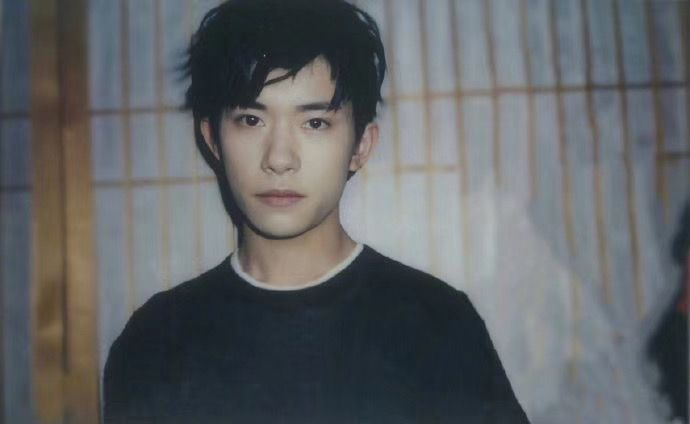
#> input picture 2.png, 690 x 424 px, given in place of the camera
$ python testVideoFace.py
#> lines starting #> are read from the running program, lines starting #| are printed output that depends on the picture; after the words box and inside, x2 and y2 are one past the last pixel; in counts of white or black regions, pixels touching at a corner belong together
# coding=utf-8
# 2021.4.2


from cv2 import cv2
import time
# create camera object, use compute's camera or vedio file
# vedio = cv2.VideoCapture('path of vedio file')
vedio = cv2.VideoCapture(0)
# time.sleep(10)
face_cascade = cv2.CascadeClassifier("F:\\ForPython\\OpenCV\\opencv\\data\\haarcascades\\haarcascade_frontalface_default.xml")
while True:
    # get frame
    check, frame = vedio.read()
#> frame is the input picture: shape (424, 690, 3); mean B, G, R 102.2, 99.6, 96.7
    # print(frame)

    # handle frame
    gray = cv2.cvtColor(frame, cv2.COLOR_BGR2GRAY)
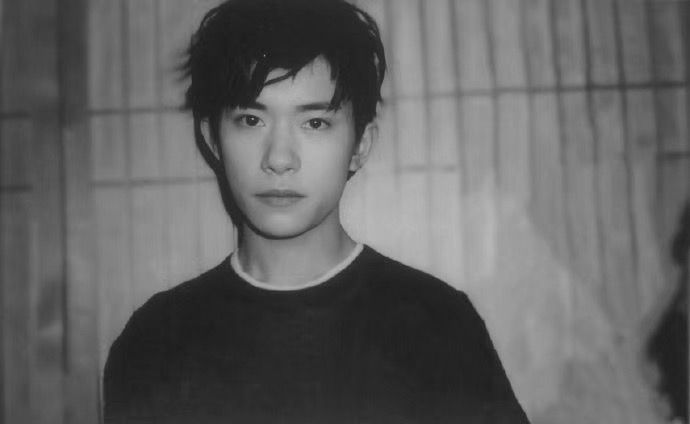
#> gray: shape (424, 690); min 25, max 186, mean 99
    faces = face_cascade.detectMultiScale(gray, scaleFactor = 1.05,  minNeighbors=5)
#> faces = [[203, 63, 161, 161]]
    for x,y,w,h in faces:

        gray = cv2.rectangle(gray, (x,y), (x+w,y+h),(0,255,0),3)
#> this loop made 1 pass
#> pass 1, `gray = cv2.rectangle(gray, (x,y), (x+w,y+h),(0,255,0),3)`:
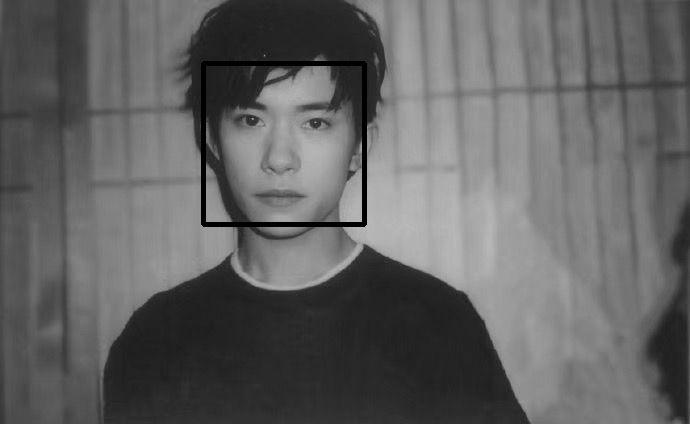
#> gray: shape (424, 690); 1.1% of pixels changed, all inside (x1, y1, x2, y2) = (201, 61, 367, 227)

    resized = cv2.resize(gray, (int(gray.shape[1]),int(gray.shape[0])))
    # show frame
    cv2.imshow('kechen', resized)
    key = cv2.waitKey(1)
#> (key q is pressed here)

    if key == ord('q'):
        break

vedio.release()
cv2.destroyAllWindows()

$ run again, on Faceedit1.png
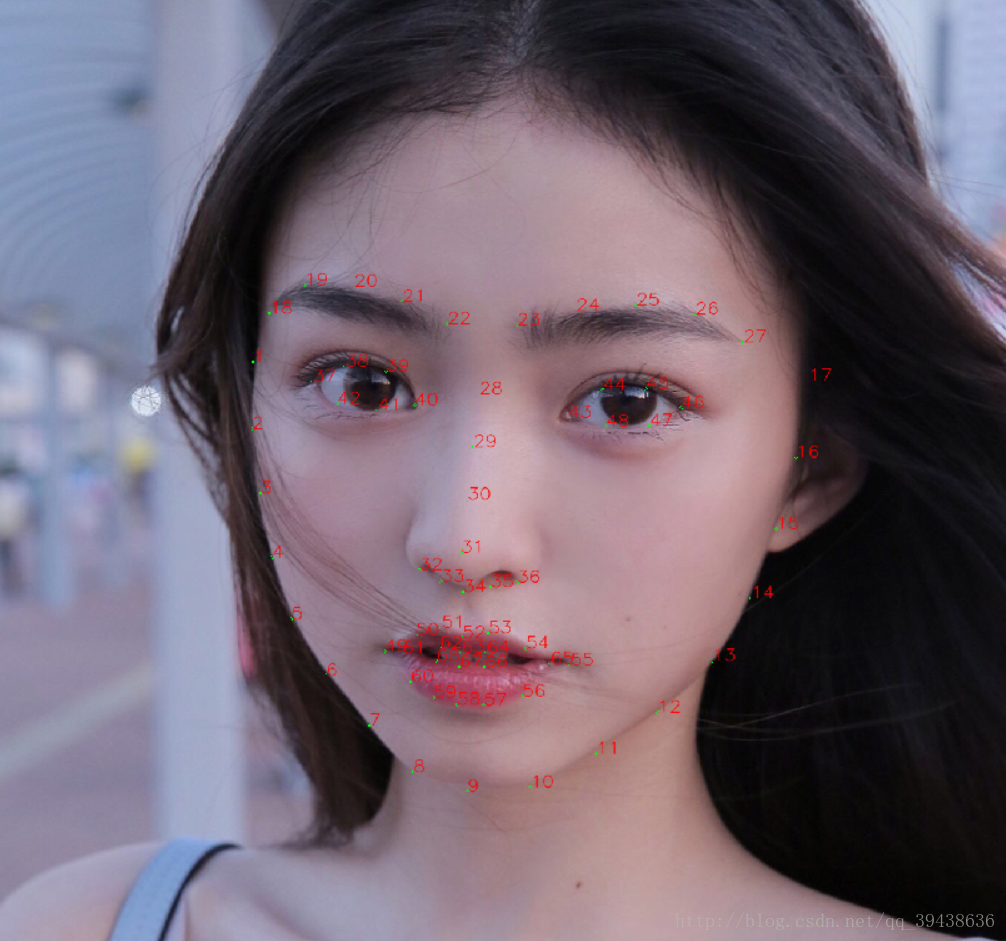
#> input picture Faceedit1.png, 1006 x 941 px, given in place of the camera
#> frame is the input picture: shape (941, 1006, 3); mean B, G, R 110.7, 98.1, 110.7
#> `gray = cv2.cvtColor(frame, cv2.COLOR_BGR2GRAY)`:
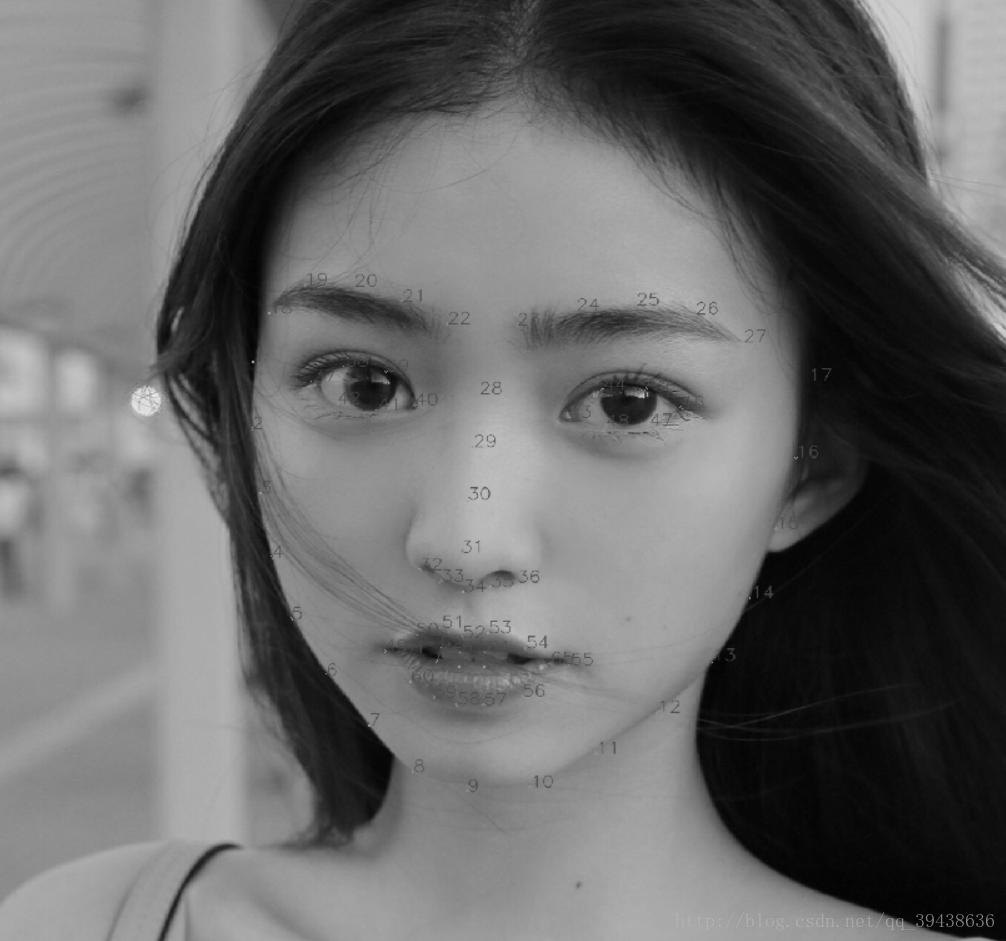
#> gray: shape (941, 1006); min 1, max 239, mean 103.3
#> faces = [[153, 115, 691, 691]]
#> the loop `for x,y,w,h in faces: ` made 1 pass
#> pass 1, `gray = cv2.rectangle(gray, (x,y), (x+w,y+h),(0,255,0),3)`:
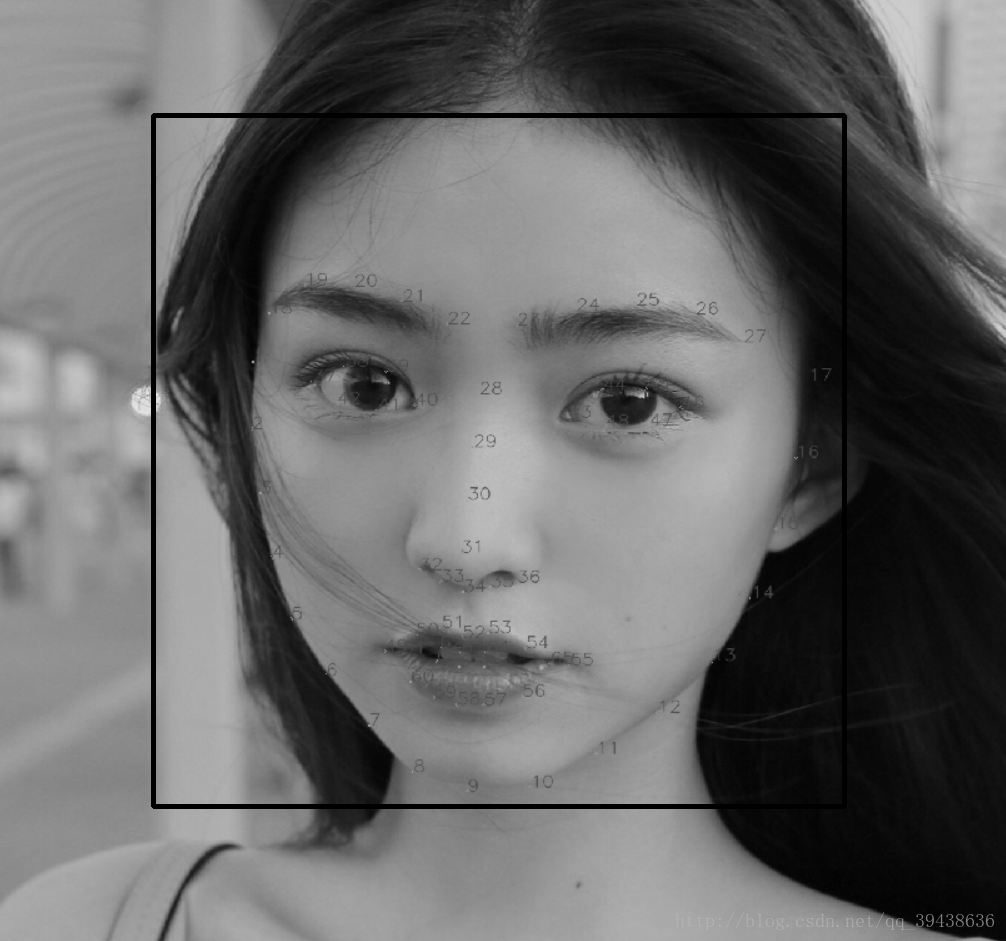
#> gray: shape (941, 1006); 1.46% of pixels changed, all inside (x1, y1, x2, y2) = (151, 113, 847, 809)
